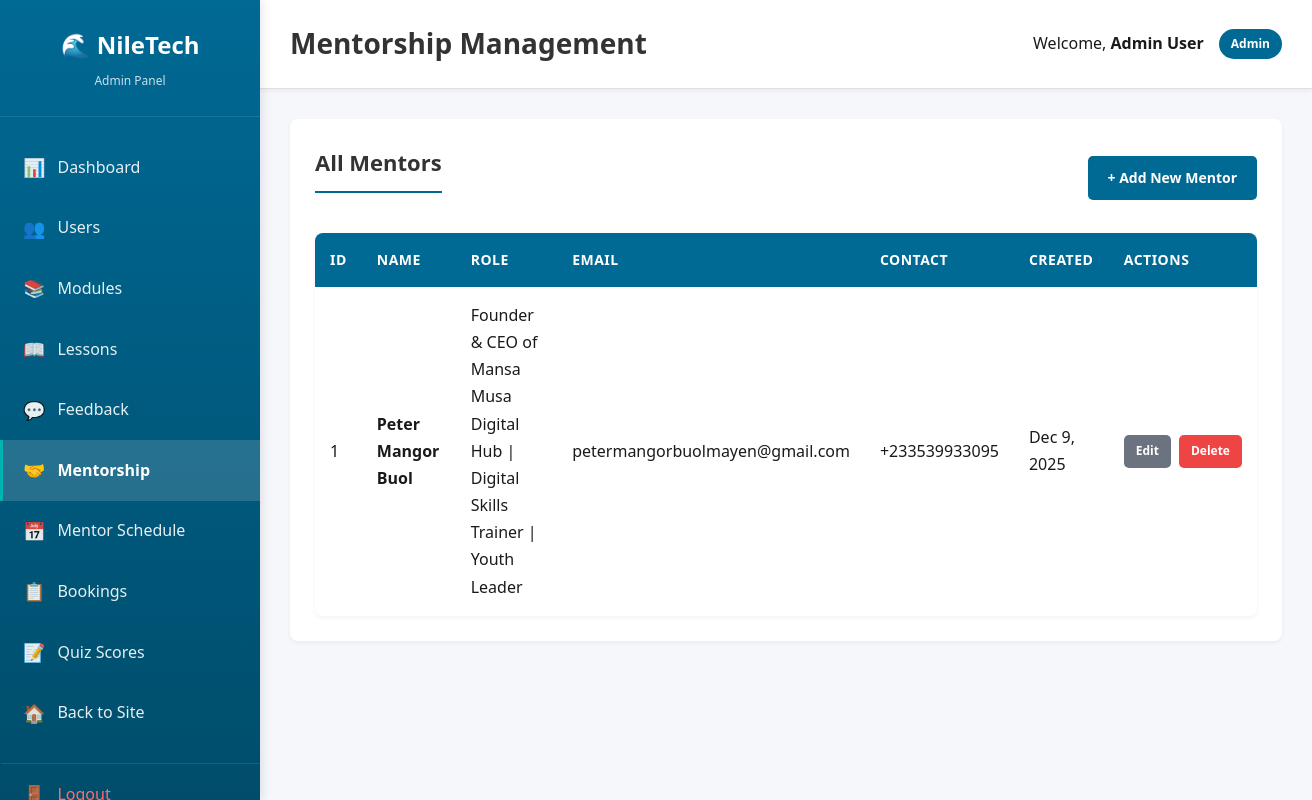
The app's page /admin/mentorship.php (signed in) with its own data.
### tables this page shows
CREATE TABLE IF NOT EXISTS users (
    id INT(11) NOT NULL AUTO_INCREMENT,
    full_name VARCHAR(100) NOT NULL,
    email VARCHAR(100) NOT NULL UNIQUE,
    password VARCHAR(255) NOT NULL,
    role ENUM('user', 'admin') DEFAULT 'user',
    created_at TIMESTAMP DEFAULT CURRENT_TIMESTAMP,
    updated_at TIMESTAMP DEFAULT CURRENT_TIMESTAMP ON UPDATE CURRENT_TIMESTAMP,
    PRIMARY KEY (id),
    INDEX idx_email (email),
    INDEX idx_role (role)
);

CREATE TABLE IF NOT EXISTS mentorship (
    id INT(11) NOT NULL AUTO_INCREMENT,
    name VARCHAR(100) NOT NULL,
    role VARCHAR(200),
    bio TEXT,
    contact VARCHAR(200),
    image VARCHAR(255),
    email VARCHAR(255),
    created_at TIMESTAMP DEFAULT CURRENT_TIMESTAMP,
    updated_at TIMESTAMP DEFAULT CURRENT_TIMESTAMP ON UPDATE CURRENT_TIMESTAMP,
    PRIMARY KEY (id),
    INDEX idx_name (name),
    INDEX idx_email (email)
);

### admin/includes/auth.php (called while the page is built, shortened)
<?php
$conn = getDBConnection();
$userId = $_SESSION['user_id'];
$userStmt = $conn->prepare("SELECT id, full_name, email, role FROM users WHERE id = ?");
$userStmt->bind_param("i", $userId);
$userStmt->execute();
$userResult = $userStmt->get_result();
$currentUser = $userResult->fetch_assoc();
?>

### admin/mentorship.php (the view, shortened to what this page needs)
<?php
$pageTitle = 'Mentorship Management';
require_once __DIR__ . '/includes/auth.php';
$action = $_GET['action'] ?? 'list';
$mentors = [];
$listStmt = $conn->prepare("SELECT id, name, role, email, contact, created_at FROM mentorship ORDER BY created_at DESC");
$listStmt->execute();
$listResult = $listStmt->get_result();
while ($row = $listResult->fetch_assoc()) {
    $mentors[] = $row;
}
require_once __DIR__ . '/includes/header.php';
?>
<?php if ($action === 'list'): ?>
    <div class="admin-card">
        <div style="display: flex; justify-content: space-between; align-items: center; margin-bottom: 20px;">
            <h2>All Mentors</h2>
            <a href="?action=create" class="btn-admin btn-primary-admin">+ Add New Mentor</a>
        </div>
        <?php if (empty($mentors)): ?>
            <div class="empty-state">
                <p>No mentors found.</p>
            </div>
        <?php else: ?>
            <table class="admin-table">
                <thead>
                    <tr>
                        <th>ID</th>
                        <th>Name</th>
                        <th>Role</th>
                        <th>Email</th>
                        <th>Contact</th>
                        <th>Created</th>
                        <th>Actions</th>
                    </tr>
                </thead>
                <tbody>
                    <?php foreach ($mentors as $mentor): ?>
                        <tr>
                            <td><?php echo $mentor['id']; ?></td>
                            <td><strong><?php echo htmlspecialchars($mentor['name']); ?></strong></td>
                            <td><?php echo htmlspecialchars($mentor['role'] ?? '-'); ?></td>
                            <td><?php echo htmlspecialchars($mentor['email'] ?? '-'); ?></td>
                            <td><?php echo htmlspecialchars($mentor['contact'] ?? '-'); ?></td>
                            <td><?php echo date('M j, Y', strtotime($mentor['created_at'])); ?></td>
                            <td>
                                <div class="action-buttons">
                                    <a href="?action=edit&id=<?php echo $mentor['id']; ?>" class="btn-admin btn-sm btn-secondary-admin">Edit</a>
                                    <a href="?action=delete&id=<?php echo $mentor['id']; ?>"
                                       class="btn-admin btn-sm btn-danger-admin"
                                       onclick="return confirm('Are you sure you want to delete this mentor?');">Delete</a>
                                </div>
                            </td>
                        </tr>
                    <?php endforeach; ?>
                </tbody>
            </table>
        <?php endif; ?>
    </div>
<?php endif; ?>
<?php
require_once __DIR__ . '/includes/footer.php';
?>

### admin/includes/header.php (shortened to what this page needs)
<!DOCTYPE html>
<html lang="en">
<head>
    <link rel="stylesheet" href="../css/style.css">
    <link rel="stylesheet" href="../admin/css/admin.css">
</head>
<body class="admin-body">
    <div class="admin-wrapper">
        <aside class="admin-sidebar">
            <div class="admin-logo">
                <h2>🌊 NileTech</h2>
                <p>Admin Panel</p>
            </div>
            <nav class="admin-nav">
                <a href="index.php" class="nav-item <?php echo basename($_SERVER['PHP_SELF']) == 'index.php' ? 'active' : ''; ?>">
                    <span>📊</span> Dashboard
                </a>
                <a href="users.php" class="nav-item <?php echo basename($_SERVER['PHP_SELF']) == 'users.php' ? 'active' : ''; ?>">
                    <span>👥</span> Users
                </a>
                <a href="modules.php" class="nav-item <?php echo basename($_SERVER['PHP_SELF']) == 'modules.php' ? 'active' : ''; ?>">
                    <span>📚</span> Modules
                </a>
                <a href="lessons.php" class="nav-item <?php echo basename($_SERVER['PHP_SELF']) == 'lessons.php' ? 'active' : ''; ?>">
                    <span>📖</span> Lessons
                </a>
                <a href="feedback.php" class="nav-item <?php echo basename($_SERVER['PHP_SELF']) == 'feedback.php' ? 'active' : ''; ?>">
                    <span>💬</span> Feedback
                </a>
                <a href="mentorship.php" class="nav-item <?php echo basename($_SERVER['PHP_SELF']) == 'mentorship.php' ? 'active' : ''; ?>">
                    <span>🤝</span> Mentorship
                </a>
                <a href="mentor-schedule.php" class="nav-item <?php echo basename($_SERVER['PHP_SELF']) == 'mentor-schedule.php' ? 'active' : ''; ?>">
                    <span>📅</span> Mentor Schedule
                </a>
                <a href="mentor-bookings.php" class="nav-item <?php echo basename($_SERVER['PHP_SELF']) == 'mentor-bookings.php' ? 'active' : ''; ?>">
                    <span>📋</span> Bookings
                </a>
                <a href="quiz-scores.php" class="nav-item <?php echo basename($_SERVER['PHP_SELF']) == 'quiz-scores.php' ? 'active' : ''; ?>">
                    <span>📝</span> Quiz Scores
                </a>
                <a href="../index.php" class="nav-item">
                    <span>🏠</span> Back to Site
                </a>
                <a href="../logout.php" class="nav-item logout">
                    <span>🚪</span> Logout
                </a>
            </nav>
        </aside>
        <main class="admin-main">
            <header class="admin-header">
                <div class="admin-header-content">
                    <h1><?php echo isset($pageTitle) ? htmlspecialchars($pageTitle) : 'Dashboard'; ?></h1>
                    <div class="admin-user-info">
                        <span>Welcome, <strong><?php echo htmlspecialchars($currentUser['full_name']); ?></strong></span>
                        <span class="role-badge">Admin</span>
                    </div>
                </div>
            </header>
            <div class="admin-content">

### css/style.css (style rules this page uses)
* { margin: 0; padding: 0; box-sizing: border-box; }
:root { --nile-blue: #006994; --nile-deep: #004d73; --nile-light: #0099cc; --nile-teal: #008b8b; --river-cyan: #00b3b3; --savanna-green: #2d5016; --forest-green: #4a7c3a; --grass-green: #6b9f5f; --palm-green: #8bc34a; --sunset-gold: #f4a460; --savanna-gold: #daa520; --earth-brown: #8b4513; --sand-beige: #f5deb3; --ss-black: #000000; --ss-red: #da020e; --ss-green: #078930; --ss-blue: #0f47af; --ss-yellow: #fcdd09; --primary-color: var(--nile-blue); --primary-dark: var(--nile-deep); --primary-light: var(--nile-light); --secondary-color: var(--forest-green); --secondary-dark: var(--savanna-green); --secondary-light: var(--grass-green); --accent-color: var(--sunset-gold); --accent-light: var(--savanna-gold); --text-dark: #1a1a1a; --text-medium: #4a4a4a; --text-light: #6b6b6b; --bg-light: #f0f8f5; --bg-lighter: #f8fcf9; --bg-white: #ffffff; --border-color: #d4e8d8; --gradient-primary: linear-gradient(135deg, var(--nile-blue) 0%, var(--nile-teal) 50%, var(--river-cyan) 100%); --gradient-secondary: linear-gradient(135deg, var(--forest-green) 0%, var(--grass-green) 100%); --gradient-hero: linear-gradient(135deg, var(--nile-deep) 0%, var(--nile-blue) 30%, var(--nile-teal) 60%, var(--palm-green) 100%); --gradient-river: linear-gradient(180deg, var(--nile-deep) 0%, var(--nile-blue) 50%, var(--nile-light) 100%); --gradient-savanna: linear-gradient(135deg, var(--savanna-green) 0%, var(--forest-green) 50%, var(--sunset-gold) 100%); --gradient-success: linear-gradient(135deg, var(--forest-green) 0%, var(--grass-green) 100%); --gradient-sunset: linear-gradient(135deg, var(--sunset-gold) 0%, var(--savanna-gold) 100%); --font-primary: 'Segoe UI', Tahoma, Geneva, Verdana, sans-serif; --font-weight-light: 300; --font-weight-normal: 400; --font-weight-medium: 500; --font-weight-semibold: 600; --font-weight-bold: 700; --font-weight-extrabold: 800; --spacing-xs: 0.5rem; --spacing-sm: 1rem; --spacing-md: 2rem; --spacing-lg: 3rem; --spacing-xl: 4rem; --spacing-2xl: 6rem; --radius-sm: 0.5rem; --radius-md: 1rem; --radius-lg: 1.5rem; --radius-xl: 2rem; --radius-full: 9999px; --shadow-sm: 0 1px 2px 0 rgba(0, 0, 0, 0.05); --shadow-md: 0 4px 6px -1px rgba(0, 0, 0, 0.1), 0 2px 4px -1px rgba(0, 0, 0, 0.06); --shadow-lg: 0 10px 15px -3px rgba(0, 0, 0, 0.1), 0 4px 6px -2px rgba(0, 0, 0, 0.05); --shadow-xl: 0 20px 25px -5px rgba(0, 0, 0, 0.1), 0 10px 10px -5px rgba(0, 0, 0, 0.04); --shadow-2xl: 0 25px 50px -12px rgba(0, 0, 0, 0.25); --shadow-colored: 0 10px 30px -5px rgba(37, 99, 235, 0.3); }
body { font-family: var(--font-primary); color: var(--text-dark); line-height: 1.7; background-color: var(--bg-white); overflow-x: hidden; }
html { scroll-behavior: smooth; }

### records on screen
users: full_name "Admin User"
mentorship: id "1", name "Peter Mangor Buol", role "Founder & CEO of Mansa Musa Digital Hub | Digital Skills Trainer | Youth Leader", email "petermangorbuolmayen@gmail.com", contact "+233539933095", created_at "Dec 9, 2025"

### other values on screen
$pageTitle "Mentorship Management"
